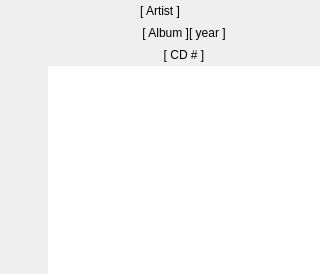
<?xml version="1.0" encoding="UTF-8"?>
<ui version="4.0">
 <class>AlbumForm</class>
 <widget class="QWidget" name="AlbumForm">
  <property name="geometry">
   <rect>
    <x>0</x>
    <y>0</y>
    <width>320</width>
    <height>274</height>
   </rect>
  </property>
  <property name="sizePolicy">
   <sizepolicy hsizetype="Preferred" vsizetype="Expanding">
    <horstretch>0</horstretch>
    <verstretch>0</verstretch>
   </sizepolicy>
  </property>
  <property name="windowTitle">
   <string>Form</string>
  </property>
  <layout class="QVBoxLayout" name="verticalLayout">
   <property name="spacing">
    <number>0</number>
   </property>
   <property name="leftMargin">
    <number>0</number>
   </property>
   <property name="topMargin">
    <number>0</number>
   </property>
   <property name="rightMargin">
    <number>0</number>
   </property>
   <property name="bottomMargin">
    <number>0</number>
   </property>
   <item>
    <widget class="QPushButton" name="artistPushButton">
     <property name="text">
      <string>[ Artist ]</string>
     </property>
     <property name="flat">
      <bool>true</bool>
     </property>
    </widget>
   </item>
   <item>
    <layout class="QHBoxLayout" name="horizontalLayout">
     <property name="spacing">
      <number>0</number>
     </property>
     <item>
      <widget class="QWidget" name="cover" native="true">
       <property name="minimumSize">
        <size>
         <width>48</width>
         <height>48</height>
        </size>
       </property>
       <layout class="QHBoxLayout" name="horizontalLayout_2">
        <property name="spacing">
         <number>0</number>
        </property>
        <property name="leftMargin">
         <number>0</number>
        </property>
        <property name="topMargin">
         <number>0</number>
        </property>
        <property name="rightMargin">
         <number>0</number>
        </property>
        <property name="bottomMargin">
         <number>0</number>
        </property>
       </layout>
      </widget>
     </item>
     <item>
      <layout class="QVBoxLayout" name="verticalLayout_2" stretch="0,0,1">
       <property name="spacing">
        <number>0</number>
       </property>
       <item>
        <widget class="QPushButton" name="albumPushButton">
         <property name="text">
          <string>[ Album ][ year ]</string>
         </property>
         <property name="flat">
          <bool>true</bool>
         </property>
        </widget>
       </item>
       <item>
        <widget class="QPushButton" name="discPushButton">
         <property name="text">
          <string>[ CD # ]</string>
         </property>
         <property name="flat">
          <bool>true</bool>
         </property>
        </widget>
       </item>
       <item>
        <widget class="QListWidget" name="tracksWidget">
         <property name="sizePolicy">
          <sizepolicy hsizetype="Expanding" vsizetype="Expanding">
           <horstretch>0</horstretch>
           <verstretch>0</verstretch>
          </sizepolicy>
         </property>
         <property name="frameShape">
          <enum>QFrame::NoFrame</enum>
         </property>
         <property name="verticalScrollBarPolicy">
          <enum>Qt::ScrollBarAlwaysOff</enum>
         </property>
         <property name="horizontalScrollBarPolicy">
          <enum>Qt::ScrollBarAlwaysOff</enum>
         </property>
         <property name="resizeMode">
          <enum>QListView::Adjust</enum>
         </property>
         <property name="uniformItemSizes">
          <bool>true</bool>
         </property>
        </widget>
       </item>
      </layout>
     </item>
    </layout>
   </item>
  </layout>
 </widget>
 <resources/>
 <connections/>
</ui>
